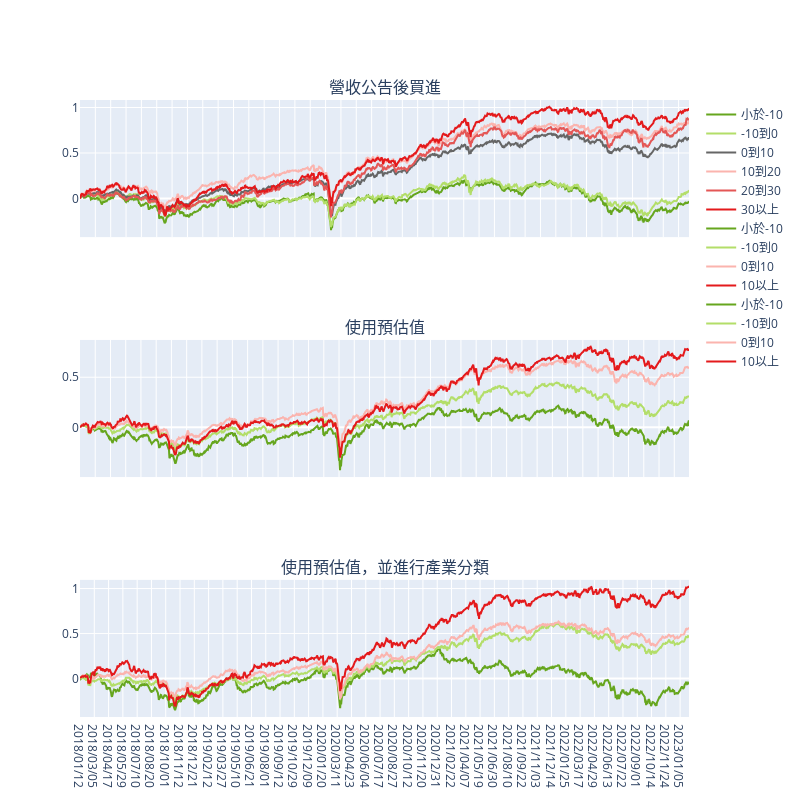

Notebook code cell kept with this figure:
### Code cell
fig = make_subplots(rows=3, cols=1, subplot_titles=("營收公告後買進", "使用預估值", "使用預估值，並進行產業分類"))

# '小於-10', '-10到0', '0到10', '10到20','20到30', '30以上'

fig.add_trace(
    go.Scatter(y=after_rev.reset_index()['小於-10'].cumsum(), x=after_rev.reset_index()['日期'], name='小於-10', marker_color='rgb(102, 166, 30)'),
    row=1, col=1)
fig.add_trace(
    go.Scatter(y=after_rev.reset_index()['-10到0'].cumsum(), x=after_rev.reset_index()['日期'], name='-10到0', marker_color='rgb(179, 222, 105)'),
    row=1, col=1)
fig.add_trace(
    go.Scatter(y=after_rev.reset_index()['0到10'].cumsum(), x=after_rev.reset_index()['日期'], name='0到10', marker_color='rgb(102, 102, 102)'),
    row=1, col=1)
fig.add_trace(
    go.Scatter(y=after_rev.reset_index()['10到20'].cumsum(), x=after_rev.reset_index()['日期'], name='10到20', marker_color='rgb(251, 180, 174)'),
    row=1, col=1)
fig.add_trace(
    go.Scatter(y=after_rev.reset_index()['20到30'].cumsum(), x=after_rev.reset_index()['日期'], name='20到30', marker_color='#E45756'),
    row=1, col=1)
fig.add_trace(
    go.Scatter(y=after_rev.reset_index()['30以上'].cumsum(), x=after_rev.reset_index()['日期'], name='30以上', marker_color='rgb(228, 26, 28)'),
    row=1, col=1)

fig.add_trace(
    go.Scatter(y=non_filter.reset_index()['小於-10'].cumsum(), x=non_filter.reset_index()['日期'], name='小於-10', marker_color='rgb(102, 166, 30)'),
    row=2, col=1)
fig.add_trace(
    go.Scatter(y=non_filter.reset_index()['-10到0'].cumsum(), x=non_filter.reset_index()['日期'], name='-10到0', marker_color='rgb(179, 222, 105)'),
    row=2, col=1)
fig.add_trace(
    go.Scatter(y=non_filter.reset_index()['0到10'].cumsum(), x=non_filter.reset_index()['日期'], name='0到10', marker_color='rgb(251, 180, 174)'),
    row=2, col=1)
fig.add_trace(
    go.Scatter(y=non_filter.reset_index()['10以上'].cumsum(), x=non_filter.reset_index()['日期'], name='10以上', marker_color='rgb(228, 26, 28)'),
    row=2, col=1).update_xaxes(showticklabels=False)


fig.add_trace(
    go.Scatter(y=filtered.reset_index()['小於-10'].cumsum(), x=filtered.reset_index()['日期'], name='小於-10', marker_color='rgb(102, 166, 30)'),
    row=3, col=1)
fig.add_trace(
    go.Scatter(y=filtered.reset_index()['-10到0'].cumsum(), x=filtered.reset_index()['日期'], name='-10到0', marker_color='rgb(179, 222, 105)'),
    row=3, col=1)
fig.add_trace(
    go.Scatter(y=filtered.reset_index()['0到10'].cumsum(), x=filtered.reset_index()['日期'], name='0到10', marker_color='rgb(251, 180, 174)'),
    row=3, col=1)
fig.add_trace(
    go.Scatter(y=filtered.reset_index()['10以上'].cumsum(), x=filtered.reset_index()['日期'], name='10以上', marker_color='rgb(228, 26, 28)'),
    row=3, col=1).update_xaxes(showticklabels=True, row=3,col=1)


fig.update_layout(width=800, height=800)

### Figure 1 — Plotly figure (JSON) as saved in the notebook; plotly's stock layout.template omitted (floating-point values rounded to 4 significant figures; data arrays with more than 128 entries replaced by an {"elided": "..."} marker saying what was removed)
{"data": [{"marker": {"color": "rgb(102, 166, 30)"}, "name": "小於-10", "type": "scatter", "x": {"elided": "1231 str values"}, "xaxis": "x", "y": {"elided": "1231 float values"}, "yaxis": "y"}, {"marker": {"color": "rgb(179, 222, 105)"}, "name": "-10到0", "type": "scatter", "x": {"elided": "1231 str values"}, "xaxis": "x", "y": {"elided": "1231 float values"}, "yaxis": "y"}, {"marker": {"color": "rgb(102, 102, 102)"}, "name": "0到10", "type": "scatter", "x": {"elided": "1231 str values"}, "xaxis": "x", "y": {"elided": "1231 float values"}, "yaxis": "y"}, {"marker": {"color": "rgb(251, 180, 174)"}, "name": "10到20", "type": "scatter", "x": {"elided": "1231 str values"}, "xaxis": "x", "y": {"elided": "1231 float values"}, "yaxis": "y"}, {"marker": {"color": "#E45756"}, "name": "20到30", "type": "scatter", "x": {"elided": "1231 str values"}, "xaxis": "x", "y": {"elided": "1231 float values"}, "yaxis": "y"}, {"marker": {"color": "rgb(228, 26, 28)"}, "name": "30以上", "type": "scatter", "x": {"elided": "1231 str values"}, "xaxis": "x", "y": {"elided": "1231 float values"}, "yaxis": "y"}, {"marker": {"color": "rgb(102, 166, 30)"}, "name": "小於-10", "type": "scatter", "x": {"elided": "1240 str values"}, "xaxis": "x2", "y": {"elided": "1240 float values"}, "yaxis": "y2"}, {"marker": {"color": "rgb(179, 222, 105)"}, "name": "-10到0", "type": "scatter", "x": {"elided": "1240 str values"}, "xaxis": "x2", "y": {"elided": "1240 float values"}, "yaxis": "y2"}, {"marker": {"color": "rgb(251, 180, 174)"}, "name": "0到10", "type": "scatter", "x": {"elided": "1240 str values"}, "xaxis": "x2", "y": {"elided": "1240 float values"}, "yaxis": "y2"}, {"marker": {"color": "rgb(228, 26, 28)"}, "name": "10以上", "type": "scatter", "x": {"elided": "1240 str values"}, "xaxis": "x2", "y": {"elided": "1240 float values"}, "yaxis": "y2"}, {"marker": {"color": "rgb(102, 166, 30)"}, "name": "小於-10", "type": "scatter", "x": {"elided": "1237 str values"}, "xaxis": "x3", "y": {"elided": "1237 float values"}, "yaxis": "y3"}, {"marker": {"color": "rgb(179, 222, 105)"}, "name": "-10到0", "type": "scatter", "x": {"elided": "1237 str values"}, "xaxis": "x3", "y": {"elided": "1237 float values"}, "yaxis": "y3"}, {"marker": {"color": "rgb(251, 180, 174)"}, "name": "0到10", "type": "scatter", "x": {"elided": "1237 str values"}, "xaxis": "x3", "y": {"elided": "1237 float values"}, "yaxis": "y3"}, {"marker": {"color": "rgb(228, 26, 28)"}, "name": "10以上", "type": "scatter", "x": {"elided": "1237 str values"}, "xaxis": "x3", "y": {"elided": "1237 float values"}, "yaxis": "y3"}], "layout": {"annotations": [{"font": {"size": 16}, "showarrow": false, "text": "營收公告後買進", "x": 0.5, "xanchor": "center", "xref": "paper", "y": 1, "yanchor": "bottom", "yref": "paper"}, {"font": {"size": 16}, "showarrow": false, "text": "使用預估值", "x": 0.5, "xanchor": "center", "xref": "paper", "y": 0.6111, "yanchor": "bottom", "yref": "paper"}, {"font": {"size": 16}, "showarrow": false, "text": "使用預估值，並進行產業分類", "x": 0.5, "xanchor": "center", "xref": "paper", "y": 0.2222, "yanchor": "bottom", "yref": "paper"}], "height": 800, "width": 800, "xaxis": {"anchor": "y", "autorange": true, "domain": [0, 1], "range": [0, 1230], "showticklabels": false, "type": "category"}, "xaxis2": {"anchor": "y2", "autorange": true, "domain": [0, 1], "range": [0, 1239], "showticklabels": false, "type": "category"}, "xaxis3": {"anchor": "y3", "autorange": true, "domain": [0, 1], "range": [0, 1236], "showticklabels": true, "type": "category"}, "yaxis": {"anchor": "x", "autorange": true, "domain": [0.7778, 1], "range": [-0.4246, 1.082], "type": "linear"}, "yaxis2": {"anchor": "x2", "autorange": true, "domain": [0.3889, 0.6111], "range": [-0.4968, 0.8727], "type": "linear"}, "yaxis3": {"anchor": "x3", "autorange": true, "domain": [0, 0.2222], "range": [-0.4269, 1.096], "type": "linear"}}}
